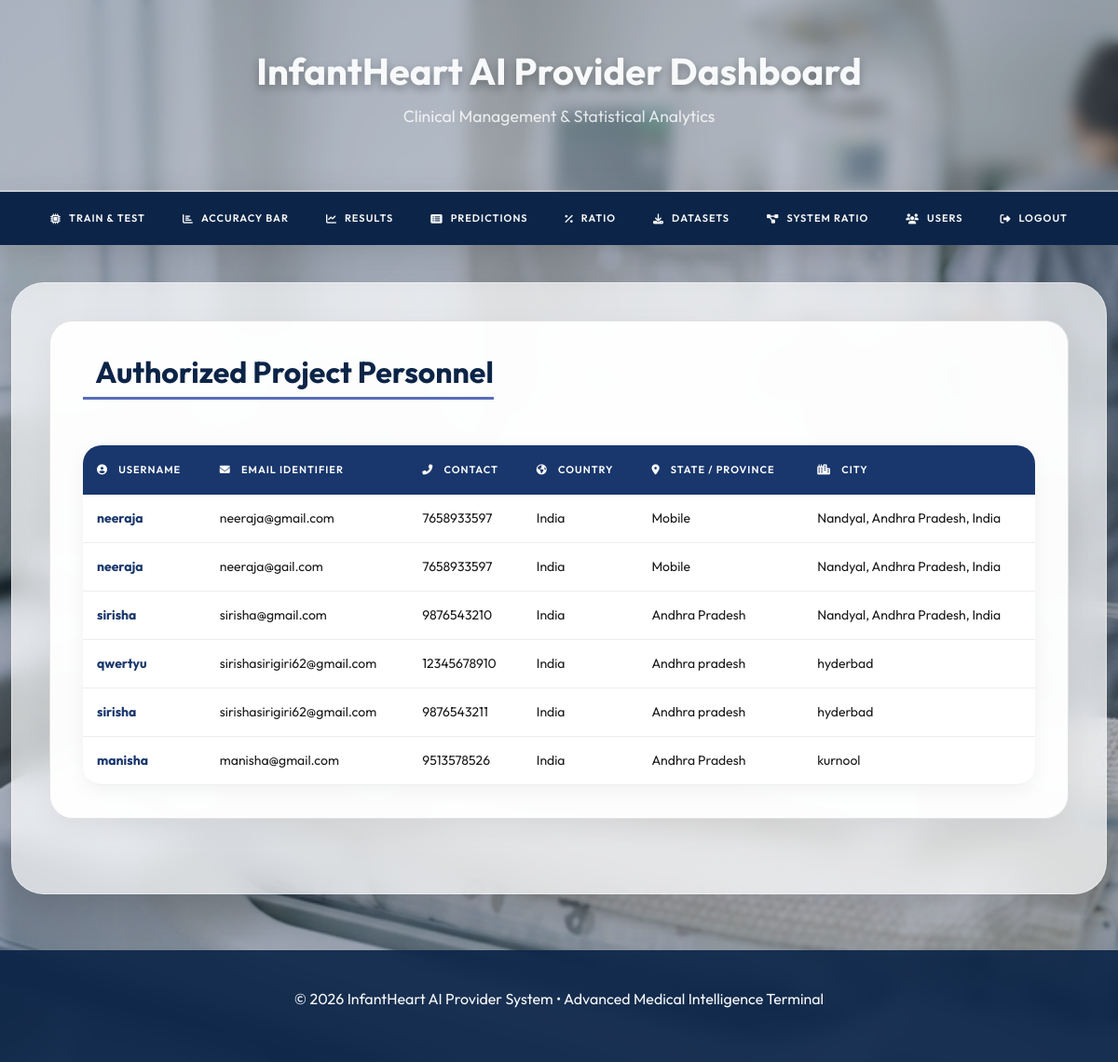
The page /View_Remote_Users/ on the database its author committed.
### Remote_User/models.py (models this page shows)
class ClientRegister_Model(models.Model):
    username = models.CharField(max_length=30, default="unknown")
    email = models.EmailField(max_length=30, default="unknown")
    password = models.CharField(max_length=10, default="unknown")
    phoneno = models.CharField(max_length=10, default="unknown")
    country = models.CharField(max_length=30, default="unknown")
    state = models.CharField(max_length=30, default="unknown")
    city = models.CharField(max_length=30, default="unknown")

### Service_Provider/views.py (the view)
# urls.py: url(r'View_Remote_Users/$',serviceprovider.View_Remote_Users,name="View_Remote_Users"),
def View_Remote_Users(request):
    obj=ClientRegister_Model.objects.all()
    return render(request,'SProvider/View_Remote_Users.html',{'objects':obj})

### Template/htmls/SProvider/View_Remote_Users.html (shortened to what this page needs)
{% extends 'SProvider/design1.html' %}
{% block researchblock %}
<div class="content-card">
	<h2 class="register-label mb-4"
		style="color: var(--primary-deep); font-weight: 700; border-bottom: 3px solid var(--accent-blue); display: inline-block; padding-bottom: 8px;">
		 Authorized Project Personnel
	</h2>
	<div class="premium-table-container">
		<table class="premium-table">
			<thead>
				<tr>
					<th><i class="fas fa-user-circle mr-2"></i> Username</th>
					<th><i class="fas fa-envelope mr-2"></i> Email Identifier</th>
					<th><i class="fas fa-phone-alt mr-2"></i> Contact</th>
					<th><i class="fas fa-globe-americas mr-2"></i> Country</th>
					<th><i class="fas fa-map-marker-alt mr-2"></i> State / Province</th>
					<th><i class="fas fa-city mr-2"></i> City</th>
				</tr>
			</thead>
			<tbody>
				{% for o in objects %}
				<tr>
					<td style="font-weight: 700; color: var(--primary-blue);">{{o.username}}</td>
					<td>{{o.email}}</td>
					<td>{{o.phoneno}}</td>
					<td>{{o.country}}</td>
					<td>{{o.state}}</td>
					<td>{{o.city}}</td>
				</tr>
				{% endfor %}
			</tbody>
		</table>
	</div>
</div>
{% endblock %}

### Template/htmls/SProvider/design1.html (shortened to what this page needs)
<!DOCTYPE html>
{% load static %}
<html lang="en">
<head>
  <link rel="stylesheet" href="https://cdnjs.cloudflare.com/ajax/libs/font-awesome/6.4.0/css/all.min.css">
  <link rel="stylesheet" href="https://stackpath.bootstrapcdn.com/bootstrap/4.5.2/css/bootstrap.min.css">
</head>
<body>
  <div class="header-container">
    <h1>InfantHeart AI Provider Dashboard</h1>
    <p style="color: rgba(255,255,255,0.8); font-size: 1.1rem; margin-top: 10px;">Clinical Management & Statistical
      Analytics</p>
  </div>
  <div class="topnav">
    <a href="{% url 'train_model' %}"><i class="fas fa-microchip"></i> Train & Test</a>
    <a href="{% url 'likeschart' 'bar' %}"><i class="fas fa-chart-bar"></i> Accuracy Bar</a>
    <a href="{% url 'charts1' 'line' %}"><i class="fas fa-chart-line"></i> Results</a>
    <a href="{% url 'View_Prediction_Of_Cardiac_Arrest_Type' %}"><i class="fas fa-list-alt"></i> Predictions</a>
    <a href="{% url 'View_Prediction_Of_Cardiac_Arrest_Type_Ratio' %}"><i class="fas fa-percentage"></i> Ratio</a>
    <a href="{% url 'Download_Predicted_DataSets' %}"><i class="fas fa-download"></i> Datasets</a>
    <a href="{% url 'charts' 'line' %}"><i class="fas fa-project-diagram"></i> System Ratio</a>
    <a href="{% url 'View_Remote_Users' %}"><i class="fas fa-users"></i> Users</a>
    <a href="{% url 'login' %}"><i class="fas fa-sign-out-alt"></i> Logout</a>
  </div>
  <div class="mainholder">
    {% block researchblock %}
    {% endblock %}
  </div>
  <div class="footer">
    <p>&copy; 2026 InfantHeart AI Provider System &bull; Advanced Medical Intelligence Terminal</p>
  </div>
</body>
</html>

### rows shown on the page
ClientRegister_Model: username "neeraja", email "neeraja@gmail.com", phoneno "7658933597", country "India", state "Mobile", city "Nandyal, Andhra Pradesh, India"
ClientRegister_Model: username "neeraja", email "neeraja@gail.com", phoneno "7658933597", country "India", state "Mobile", city "Nandyal, Andhra Pradesh, India"
ClientRegister_Model: username "sirisha", email "sirisha@gmail.com", phoneno "9876543210", country "India", state "Andhra Pradesh", city "Nandyal, Andhra Pradesh, India"
ClientRegister_Model: username "qwertyu", email "sirishasirigiri62@gmail.com", phoneno "12345678910", country "India", state "Andhra pradesh", city "hyderbad"
ClientRegister_Model: username "sirisha", email "sirishasirigiri62@gmail.com", phoneno "9876543211", country "India", state "Andhra pradesh", city "hyderbad"
ClientRegister_Model: username "manisha", email "manisha@gmail.com", phoneno "9513578526", country "India", state "Andhra Pradesh", city "kurnool"
